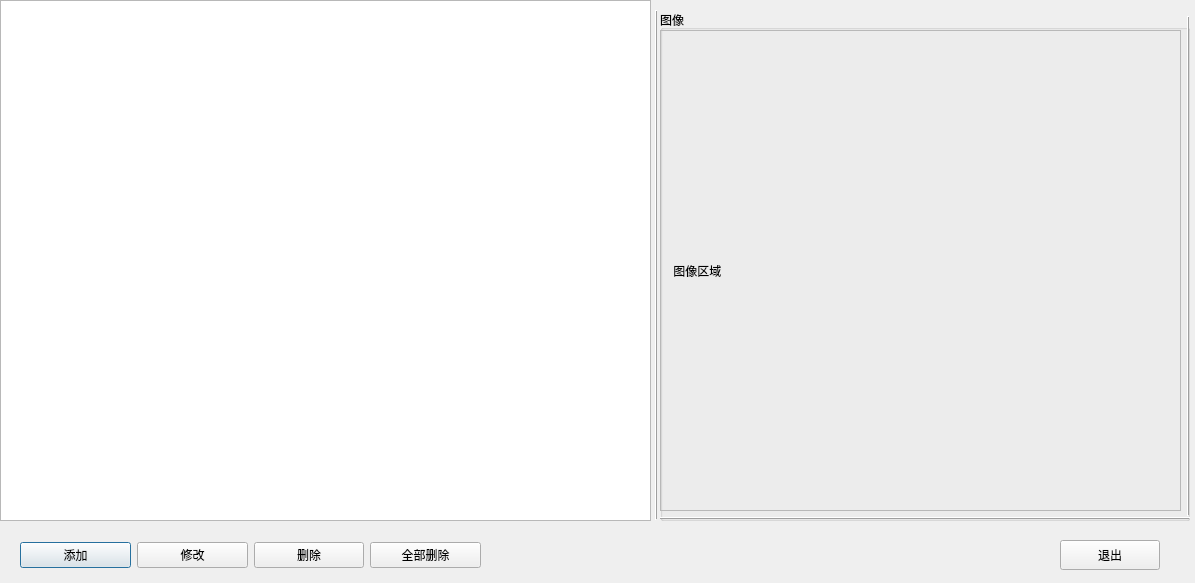
<?xml version="1.0" encoding="UTF-8"?>
<ui version="4.0">
 <class>DlgEquipment</class>
 <widget class="QDialog" name="DlgEquipment">
  <property name="geometry">
   <rect>
    <x>0</x>
    <y>0</y>
    <width>1195</width>
    <height>583</height>
   </rect>
  </property>
  <property name="windowTitle">
   <string>装备库管理</string>
  </property>
  <widget class="QTableWidget" name="mWidget">
   <property name="geometry">
    <rect>
     <x>0</x>
     <y>0</y>
     <width>651</width>
     <height>521</height>
    </rect>
   </property>
  </widget>
  <widget class="QWidget" name="horizontalLayoutWidget">
   <property name="geometry">
    <rect>
     <x>20</x>
     <y>530</y>
     <width>461</width>
     <height>51</height>
    </rect>
   </property>
   <layout class="QHBoxLayout" name="horizontalLayout">
    <item>
     <widget class="QPushButton" name="pushAddBtn">
      <property name="text">
       <string>添加</string>
      </property>
     </widget>
    </item>
    <item>
     <widget class="QPushButton" name="pushModifyBtn">
      <property name="text">
       <string>修改</string>
      </property>
     </widget>
    </item>
    <item>
     <widget class="QPushButton" name="pushDeleteBtn">
      <property name="text">
       <string>删除</string>
      </property>
     </widget>
    </item>
    <item>
     <widget class="QPushButton" name="pushAllDelBtn">
      <property name="text">
       <string>全部删除</string>
      </property>
     </widget>
    </item>
   </layout>
  </widget>
  <widget class="QPushButton" name="okButton">
   <property name="geometry">
    <rect>
     <x>1060</x>
     <y>540</y>
     <width>100</width>
     <height>30</height>
    </rect>
   </property>
   <property name="text">
    <string>退出</string>
   </property>
  </widget>
  <widget class="QGroupBox" name="groupBox">
   <property name="geometry">
    <rect>
     <x>660</x>
     <y>10</y>
     <width>530</width>
     <height>511</height>
    </rect>
   </property>
   <property name="tabletTracking">
    <bool>true</bool>
   </property>
   <property name="title">
    <string>图像</string>
   </property>
   <property name="flat">
    <bool>true</bool>
   </property>
   <widget class="QFrame" name="frame">
    <property name="geometry">
     <rect>
      <x>0</x>
      <y>20</y>
      <width>521</width>
      <height>481</height>
     </rect>
    </property>
    <property name="frameShape">
     <enum>QFrame::StyledPanel</enum>
    </property>
    <property name="frameShadow">
     <enum>QFrame::Raised</enum>
    </property>
    <widget class="QLabel" name="labelImage">
     <property name="geometry">
      <rect>
       <x>0</x>
       <y>0</y>
       <width>521</width>
       <height>481</height>
      </rect>
     </property>
     <property name="text">
      <string>    图像区域</string>
     </property>
    </widget>
   </widget>
   <widget class="QFrame" name="frame_2">
    <property name="geometry">
     <rect>
      <x>0</x>
      <y>500</y>
      <width>530</width>
      <height>16</height>
     </rect>
    </property>
    <property name="frameShape">
     <enum>QFrame::HLine</enum>
    </property>
    <property name="frameShadow">
     <enum>QFrame::Raised</enum>
    </property>
   </widget>
  </widget>
  <widget class="QFrame" name="frame_3">
   <property name="geometry">
    <rect>
     <x>1180</x>
     <y>16</y>
     <width>16</width>
     <height>500</height>
    </rect>
   </property>
   <property name="frameShape">
    <enum>QFrame::VLine</enum>
   </property>
   <property name="frameShadow">
    <enum>QFrame::Raised</enum>
   </property>
  </widget>
  <widget class="QFrame" name="frame_4">
   <property name="geometry">
    <rect>
     <x>648</x>
     <y>10</y>
     <width>16</width>
     <height>510</height>
    </rect>
   </property>
   <property name="frameShape">
    <enum>QFrame::VLine</enum>
   </property>
   <property name="frameShadow">
    <enum>QFrame::Raised</enum>
   </property>
  </widget>
 </widget>
 <resources/>
 <connections>
  <connection>
   <sender>okButton</sender>
   <signal>clicked()</signal>
   <receiver>DlgEquipment</receiver>
   <slot>accept()</slot>
   <hints>
    <hint type="sourcelabel">
     <x>351</x>
     <y>38</y>
    </hint>
    <hint type="destinationlabel">
     <x>233</x>
     <y>29</y>
    </hint>
   </hints>
  </connection>
 </connections>
</ui>
